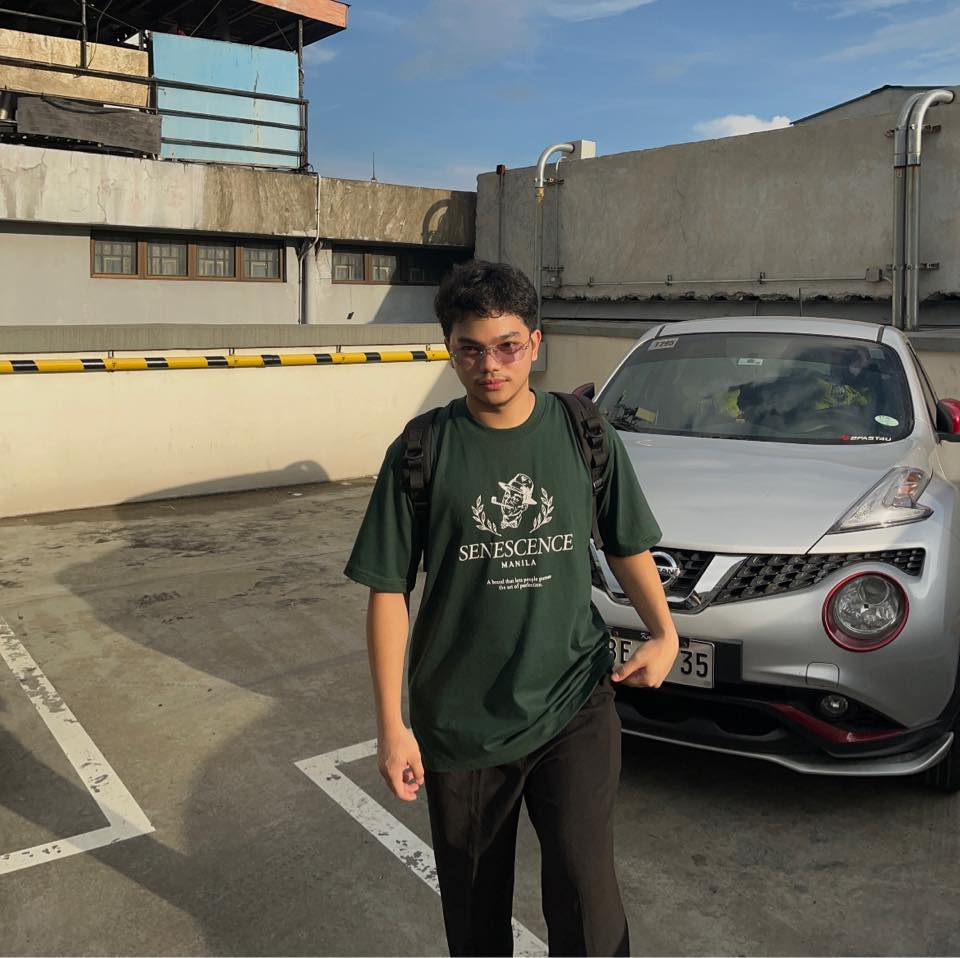
%> input picture Lab 1 Final/picforlab1.jpg, 960 x 958 px
$ octave lab1first.m   (GNU Octave 9; MATLAB toolbox functions it lacks are replaced by stand-ins)
%> lines starting %> are read from the running program, lines starting %| are printed output that depends on the picture
% Red Blue and Green and Gray Components
i=imread('picforlab1.jpg');
%> i is the input picture: size 958x960x3 uint8; mean R, G, B 107.4, 106, 97.2
subplot(3,2,1); imshow(i); title('Original Image');

%Red Component
r=i(:,:,1);
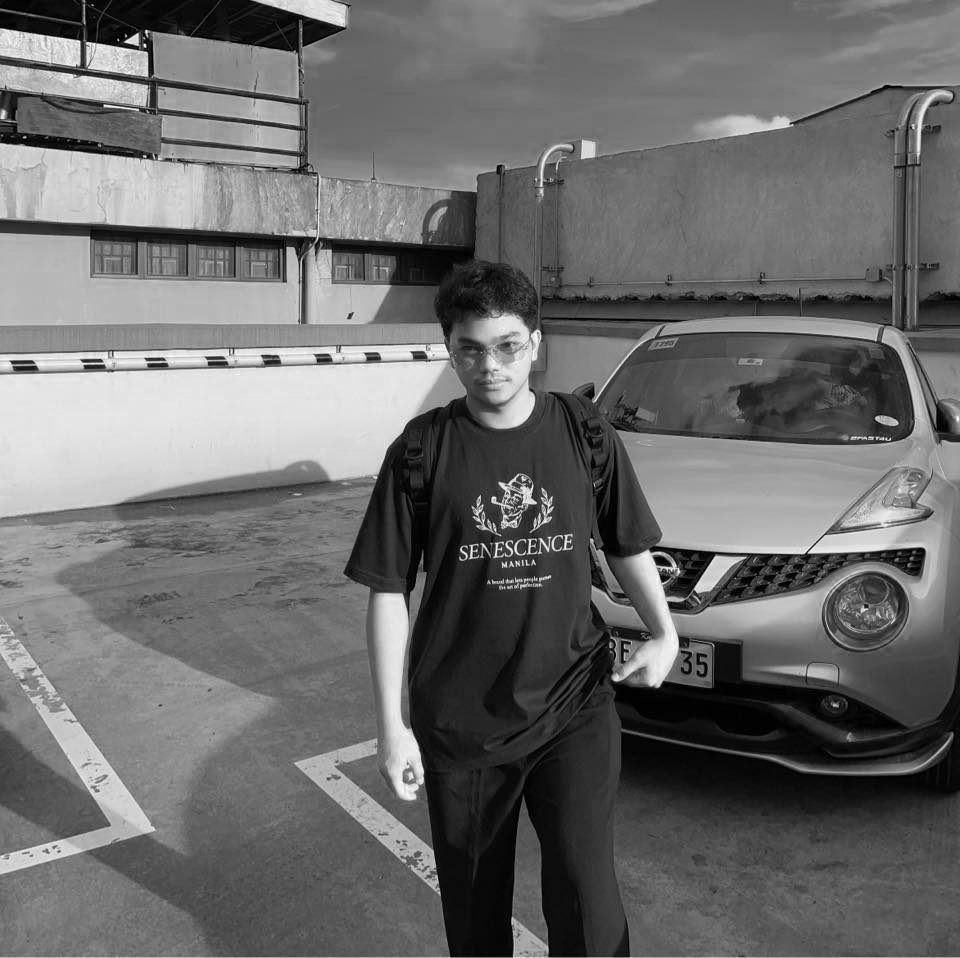
%> r: size 958x960 uint8; min 0, max 255, mean 107.4
subplot(3,2,2); imshow(r);title('Red Component');

%Green Component
g=i(:,:,2);
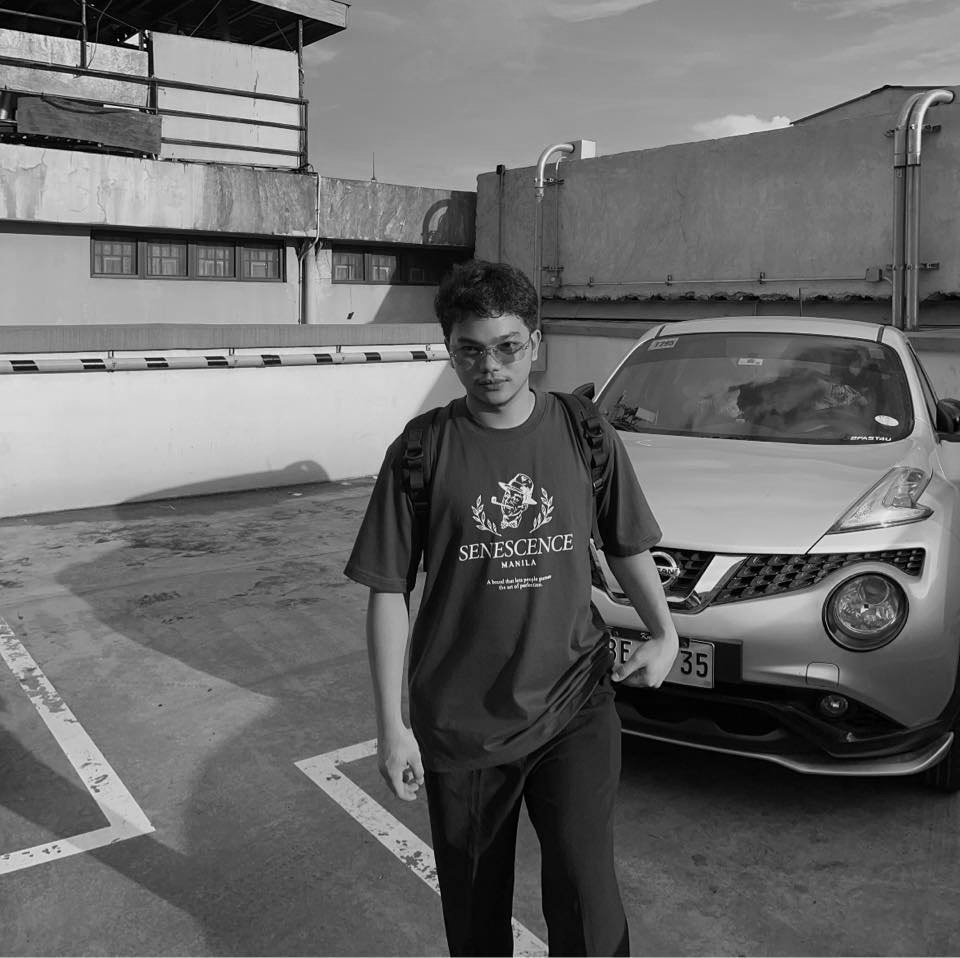
%> g: size 958x960 uint8; min 0, max 255, mean 106
subplot(3,2,3); imshow(g); title('Green Component');

%Blue Component
b=i(:,:,3); subplot(3,2,4); imshow(b); title('Blue Component');
%> after `b=i(:,:,3)`:
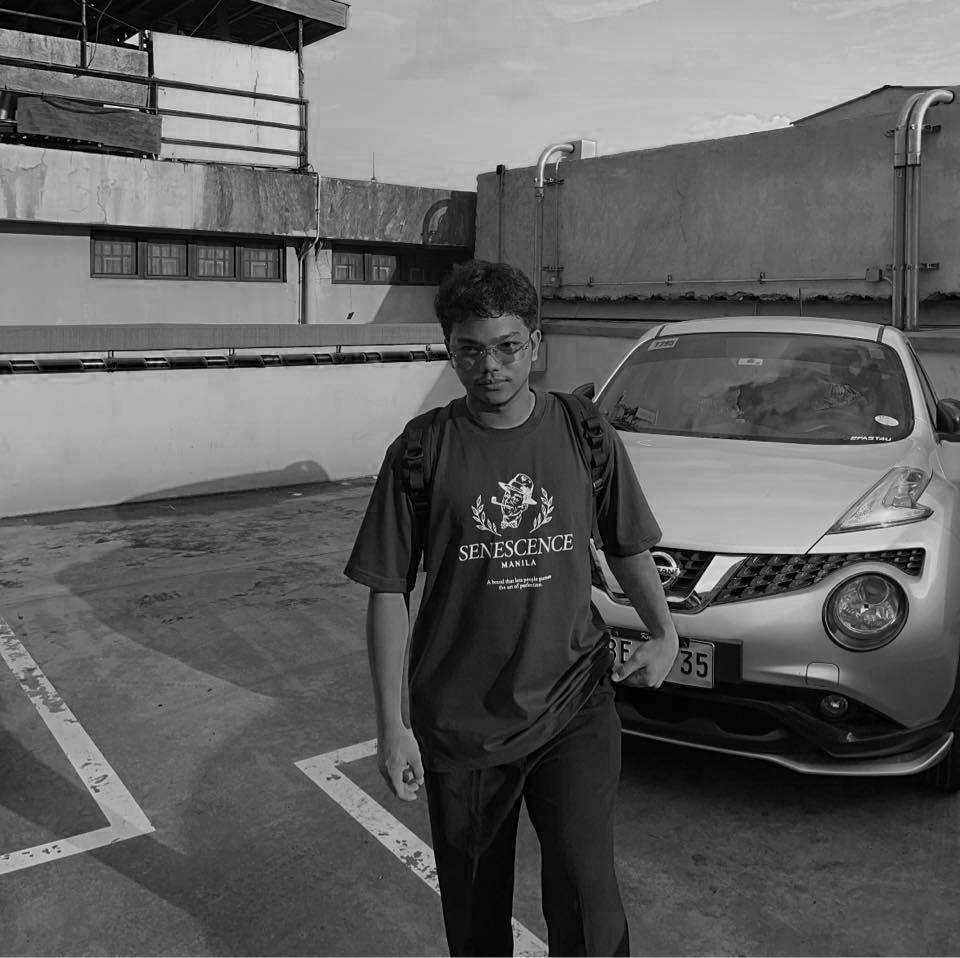
%> b: size 958x960 uint8; min 0, max 248, mean 97.2

%Color to Gray note that 0.2989 for red, 0.5870 for green, 0.1140 for blue
rg=0.2989*double(i(:,:,1))+0.5870*double(i(:,:,2))+0.1140*double(i(:,:,3));
rg=uint8(rg); subplot(3,2,5); imshow(rg); title('Gray Image');
